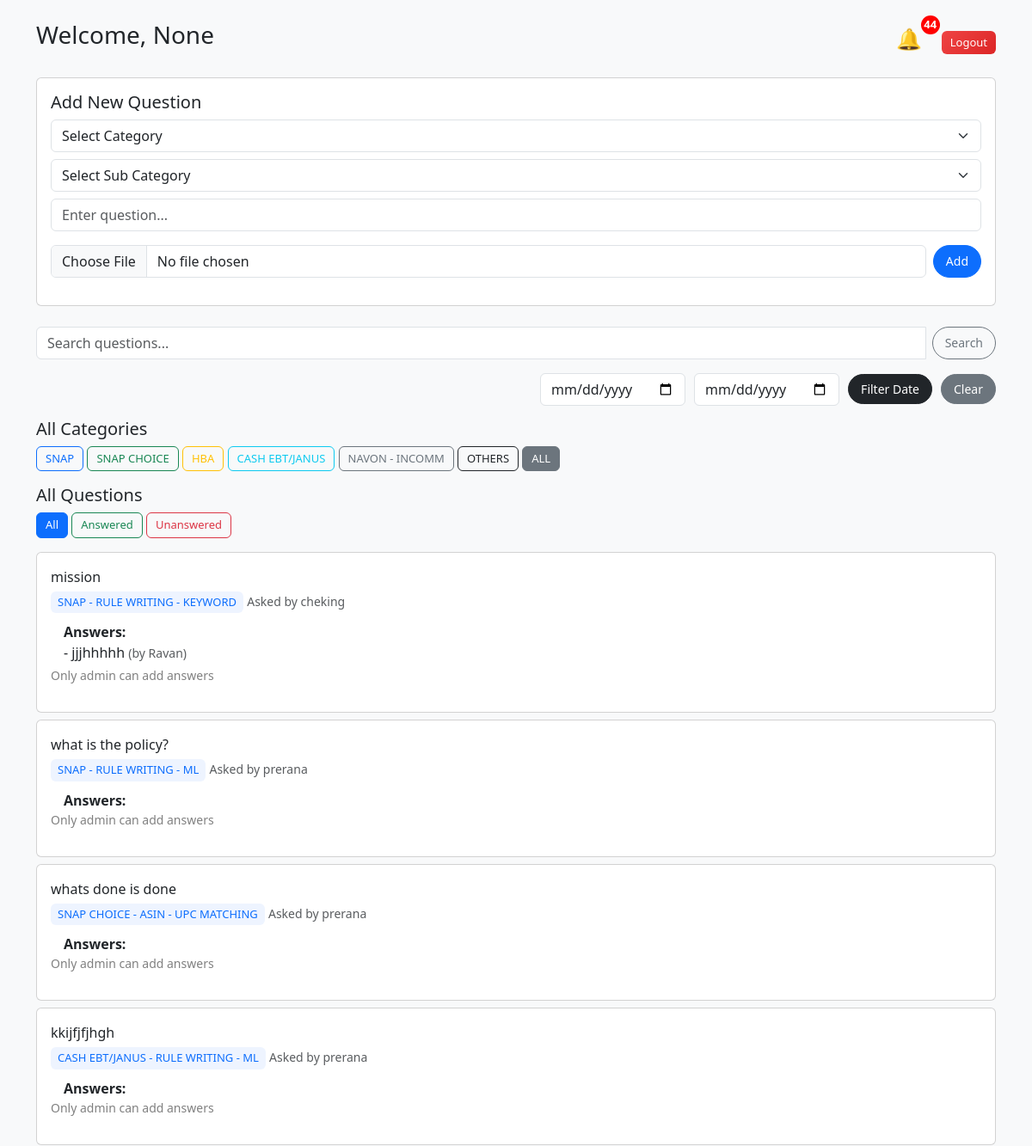
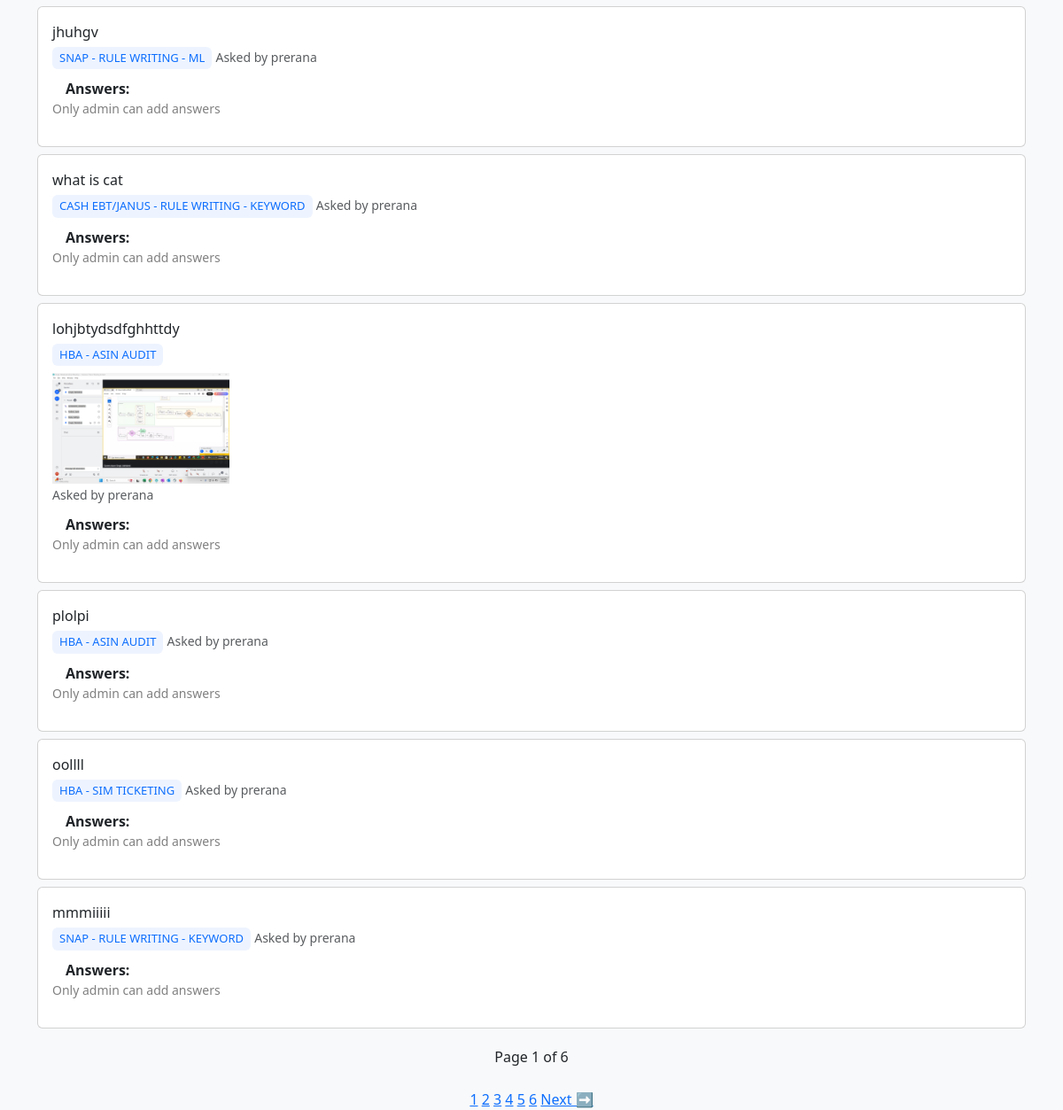
The page / on the database its author committed (2 pictures, top to bottom).
### tables this page shows
CREATE TABLE questions (
            id INTEGER PRIMARY KEY AUTOINCREMENT,
            question TEXT,
            user TEXT
        , created_at TEXT, category TEXT, file_name TEXT, subcategory TEXT, ruletype TEXT);

CREATE TABLE answers (
            id INTEGER PRIMARY KEY AUTOINCREMENT,
            question_id INTEGER,
            answer TEXT,
            user TEXT
        , file TEXT);

### app.py (the view)
@app.route("/")
def home():
    conn = sqlite3.connect("database.db")
    c = conn.cursor()
    filter_type = request.args.get("filter", "all")
    category_filter = request.args.get("category")
    page = request.args.get("page", 1, type=int)
    from_date = request.args.get("from_date")
    to_date = request.args.get("to_date")
    per_page = 10
    offset = (page - 1) * per_page
    search_query = request.args.get("search", "").strip()
    base_query = """
        SELECT DISTINCT q.*
        FROM questions q
        LEFT JOIN answers a ON q.id = a.question_id
        WHERE 1=1
    """
    count_query = "SELECT COUNT(DISTINCT q.id) FROM questions q LEFT JOIN answers a ON q.id = a.question_id     WHERE 1=1"
    params = []
    if category_filter:
        base_query += " AND q.category = ?"
        count_query += " AND q.category = ?"
        params.append(category_filter)
    if from_date and to_date:
        base_query += " AND q.created_at BETWEEN ? AND ?"
        params.append(from_date)
        params.append(to_date)
    elif from_date:
        base_query += " AND q.created_at = ?"
        params.append(from_date)
    if category_filter:
        base_query += " AND q.category = ?"
        params.append(category_filter)
    if filter_type == "today":
        base_query += " AND DATE(q.created_at) = DATE('now','localtime')"
    if search_query:
        base_query += " AND (q.question LIKE ? OR a.answer LIKE ?)"
        params.append(f"%{search_query}%")
        params.append(f"%{search_query}%")
    if filter_type == "answered":
        base_query += " AND q.id IN (SELECT question_id FROM answers)"
    elif filter_type == "unanswered":
        base_query += " AND q.id NOT IN (SELECT question_id FROM answers)"
    base_query += " ORDER BY q.id DESC LIMIT ? OFFSET ?"
    params.append(per_page)
    params.append(offset)
    c.execute(count_query)
    total = c.fetchone()[0]
    c.execute(base_query, params)
    questions = c.fetchall()
    c.execute("SELECT * FROM answers")
    answers = c.fetchall()
    c.execute("SELECT COUNT(*) FROM questions")
    total_questions = c.fetchone()[0]
    total_pages = (total + per_page - 1) // per_page
    c.execute("""
    SELECT COUNT(*)
    FROM questions
    WHERE id NOT IN (SELECT question_id FROM answers)
""")
    unanswered_count = c.fetchone()[0]
    conn.close()
    print("unanswered_count:", unanswered_count)
    return render_template(
        "index.html",
        questions=questions,
        answers=answers,
        user=session.get("user"),
        role=session.get("role"),
        current_filter=filter_type,
        search_query=search_query,
        page=page,
        total_pages=total_pages,
        unanswered_count=unanswered_count
    )

### app.py (called while the page is built)
@app.template_filter("highlight")
def highlight(text, search):
    if not search:
        return text
    pattern = re.compile(re.escape(search), re.IGNORECASE)
    return pattern.sub(lambda m: f"<mark>{m.group(0)}</mark>", text)

### templates/index.html (shortened to what this page needs)
<!DOCTYPE html>
<html>
<head>
    <link rel="stylesheet" href="https://cdnjs.cloudflare.com/ajax/libs/font-awesome/6.4.0/css/all.min.css">
    <link href="https://cdn.jsdelivr.net/npm/bootstrap@5.3.2/dist/css/bootstrap.min.css" rel="stylesheet">
    <link rel="stylesheet" href="{{ url_for('static', filename='style.css') }}">
</head>
<body class="bg-light">
<div class="container mt-4">
<div class="d-flex justify-content-between align-items-center mb-4">
    <h3>Welcome, {{ user }}</h3>
    <div>
<a href="/?filter=unanswered"
   class="position-relative me-3"
   style="font-size:24px; text-decoration:none; color:#FFD700;">
    🔔
    {% if unanswered_count > 0 %}
    <span style="
        position:absolute;
        top:-10px;
        right:-14px;
        min-width:22px;
        height:22px;
        background:red;
        color:white;
        border-radius:50%;
        display:flex;
        align-items:center;
        justify-content:center;
        font-size:13px;
        font-weight:bold;">
        {{ unanswered_count }}
    </span>
    {% endif %}
</a>
<a href="/logout" class="btn btn-danger btn-sm">Logout</a>
    </div>
</div>
    <div class="card mb-4">
        <div class="card-body">
            <h5>Add New Question</h5>
             <form action="/add" method="POST"enctype="multipart/form-data">
    <div class="mb-2">
<select name="category" class="form-select" required>
<option value="">Select Category</option>
</select>
<select name="subcategory" id="subcategory" class="form-select mt-2">
<option value="">Select Sub Category</option>
</select>
           </div>
<div class="mb-3">
<input type="text"
id="questionInput"
name="question"
class="form-control"
placeholder="Enter question..."
autocomplete="off"
required>
</div>
<div class="d-flex gap-2 mb-3">
<input type="file" name="file" class="form-control">
<button class="btn btn-primary">Add</button>
</div>
   </form>
        </div>
    </div>
    <form method="GET" action="/">
    <div class="input-group mb-3">
        <input type="text" name="search" class="form-control" placeholder="Search questions...">
        <button class="btn btn-outline-secondary">Search</button>
    </div>
</form>
<form method="GET" action="/" style="display:flex; justify-content:flex-end; align-items:center; gap:10px; flex-wrap:nowrap; margin-bottom:15px;">
    <div class="col-auto">
        <input type="date" name="from_date" class="form-control"
               value="{{ request.args.get('from_date','') }}">
    </div>
    <div class="col-auto">
        <input type="date" name="to_date" class="form-control"
               value="{{ request.args.get('to_date','') }}">
    </div>
    <div class="col-auto">
        <button class="btn btn-dark">Filter Date</button>
    </div>
    <div class="col-auto">
        <a href="/" class="btn btn-secondary">Clear</a>
    </div>
</form>
    <h5>All Categories</h5>
<div class="mb-3">
   <a href="/?category=SNAP{% if request.args.get('from_date') %}&from_date={{ request.args.get('from_date') }}{% endif %}{% if request.args.get('to_date') %}&to_date={{ request.args.get('to_date') }}{% endif %}"
class="btn btn-outline-primary btn-sm">SNAP</a>
    <a href="/?category=SNAP CHOICE" class="btn btn-outline-success btn-sm">SNAP CHOICE</a>
    <a href="/?category=HBA" class="btn btn-outline-warning btn-sm">HBA</a>
    <a href="/?category=CASH EBT/JANUS" class="btn btn-outline-info btn-sm">CASH EBT/JANUS</a>
    <a href="/?category=NAVON - INCOMM" class="btn btn-outline-secondary btn-sm">NAVON - INCOMM</a>
    <a href="/?category=OTHERS" class="btn btn-outline-dark btn-sm">OTHERS</a>
    <a href="/" class="btn btn-secondary btn-sm">ALL</a>
</div>
    <h5>All Questions</h5>
<div class="mb-3">
   <a href="/?filter=all{% if request.args.get('category') %}&category={{ request.args.get('category') }}{% endif %}"
   class="btn btn-sm {% if current_filter=='all' %}btn-primary{% else %}btn-outline-primary{% endif %}">
   All
</a>
<a href="/?filter=answered{% if request.args.get('category') %}&category={{ request.args.get('category') }}{% endif %}"
   class="btn btn-sm {% if current_filter=='answered' %}btn-success{% else %}btn-outline-success{% endif %}">
   Answered
</a>
<a href="/?filter=unanswered{% if request.args.get('category') %}&category={{ request.args.get('category') }}{% endif %}"
   class="btn btn-sm {% if current_filter=='unanswered' %}btn-danger{% else %}btn-outline-danger{% endif %}">
   Unanswered {{ unanswred_count }}
</a>
</div>
    {% for q in questions %}
        <div id="q{{ q[0] }}" class="card mb-2">
            <div class="card-body">
                <p class="mb-1">{{ q[1]|highlight(search_query)|safe }}</p>
<small class="text-primary category-badge">
{{ q[4] }}
{% if q[6] %} - {{ q[6] }}{% endif %}
{% if q[7] %} - {{ q[7] }}{% endif %}
</small>
{% if q[5] %}
    <div class="mt-2">
        {% if q[5].endswith(('png','jpg','jpeg')) %}
            <img src="{{ url_for('static', filename='uploads/' + q[5]) }}" width="200">
        {% elif q[5].endswith('pdf') %}
            <a href="{{ url_for('static', filename='uploads/' + q[5]) }}" target="_blank">View PDF</a>
        {% endif %}
    </div>
{% endif %}
                <small class="text-muted">Asked by {{ q[2] }}</small>
<div style="margin-top:10px; margin-left:15px;">
    <b>Answers:</b>
    {% for ans in answers %}
        {% if ans[1] == q[0] %}
            <p class="mb-1">
                - {{ ans[2]|highlight(search_query)|safe }}
                <small class="text-muted">(by {{ ans[3] }})</small>
            </p>
        {% endif %}
    {% endfor %}
</div>
   {% if role == "admin" %}
   <form action="/add_answer" method="POST" enctype="multipart/form-data" style="margin-top:10px;">
    <input type="hidden" name="question_id" value="{{ q[0] }}">
<div class="mb-3">
    <input type="text" name="answer" id="answer_input"
    class="form-control"
    placeholder="Enter question..." required>
    <div id="suggestions2" class="list-group"></div>
</div>
<div class="mb-3" style="display:flex; gap:10px; align-items:center;">
    <input type="file" name="file" class="form-control">
    <button class="btn btn-primary">Add</button>
</div>
    </form>
{% else %}
<p style="color:gray;font-size:14px;">Only admin can add answers</p>
{% endif %}
            </div>
        </div>
    {% endfor %}
</div>
<div style="margin-top:20px; text-align:center;">
    &nbsp; Page {{ page }} of {{ total_pages }} &nbsp;
    <br><br>
{% for p in range(1, total_pages + 1) %}
    <a href="/?page={{ p }}">{{ p }}</a>
{% endfor %}
    {% if page < total_pages %}
        <a href="/?page={{ page+1 }}">Next ➡</a>
    {% endif %}
</div>
</body>
</html>

### static/style.css (style rules this page uses)
.btn { border-radius: 25px !important; font-weight: 500; }
.btn-danger { background: linear-gradient(135deg, #ef4444, #dc2626) !important; border: none !important; color: white !important; }
button { height: auto !important; width: auto !important; padding: 8px 16px !important; display: inline-block !important; }
.btn { width: auto !important; height: auto !important; padding: 6px 14px !important; font-size: 14px !important; display: inline-block !important; }
.btn-sm { border-radius: 6px !important; padding: 4px 10px !important; font-size: 13px !important; }
.input-group { gap:8px; }
.category-badge { background:#eef4ff; padding:3px 8px; border-radius:6px; display:inline-block; font-size:13px; }

### rows shown on the page
questions: question "mission", category "SNAP", subcategory "RULE WRITING", ruletype "KEYWORD", user "cheking"
answers: answer "jjjhhhhh", user "Ravan"
questions: question "what is the policy?", category "SNAP", subcategory "RULE WRITING", ruletype "ML", user "prerana"
questions: question "whats done is done", category "SNAP CHOICE", subcategory "ASIN - UPC MATCHING", user "prerana"
questions: question "kkijfjfjhgh", category "CASH EBT/JANUS", subcategory "RULE WRITING", ruletype "ML", user "prerana"
questions: question "jhuhgv", category "SNAP", subcategory "RULE WRITING", ruletype "ML", user "prerana"
questions: question "what is cat", category "CASH EBT/JANUS", subcategory "RULE WRITING", ruletype "KEYWORD", user "prerana"
questions: question "lohjbtydsdfghhttdy", category "HBA", subcategory "ASIN AUDIT", file_name (picture), user "prerana"
questions: question "plolpi", category "HBA", subcategory "ASIN AUDIT", user "prerana"
questions: question "oollll", category "HBA", subcategory "SIM TICKETING", user "prerana"
questions: question "mmmiiiii", category "SNAP", subcategory "RULE WRITING", ruletype "KEYWORD", user "prerana"

### other values the page prints
{{ user }} "None"
{{ unanswered_count }} "44"
{{ page }} "1"
{{ total_pages }} "6"
{{ p }} "1" "2" "3" "4" "5" "6"
